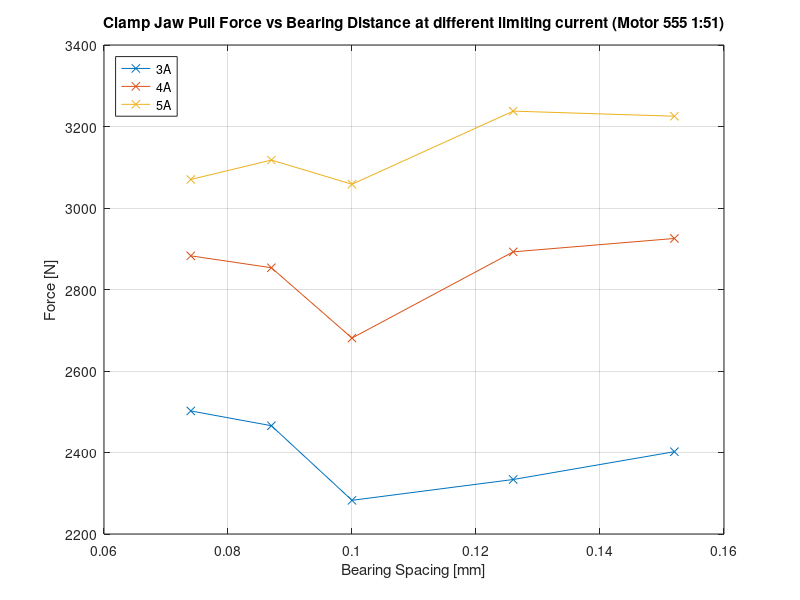

The MATLAB script that drew this image:
clear
raw_data = csvread ("data/results.csv")

data_3000 = []
data_4000 = []
data_5000 = []



for data_line = raw_data'
  if (data_line(2) == 3000)
    data_3000 = [data_3000; data_line']
  endif
  if (data_line(2) == 4000)
    data_4000 = [data_4000; data_line']
  endif
    if (data_line(2) == 5000)
    data_5000 = [data_5000; data_line']
  endif
endfor

figure(1)
plot (
data_3000(:, 3)/1000,data_3000(:, 5),"-x",
data_4000(:, 3)/1000,data_4000(:, 5),"-x",
data_5000(:, 3)/1000,data_5000(:, 5),"-x"

)

xlabel ("Bearing Spacing [mm]")
ylabel ("Force [N]");
legend ("3A","4A","5A","location", "northwest");
title("Clamp Jaw Pull Force vs Bearing Distance at different limiting current (Motor 555 1:51)")
grid on
saveas(1,"plot_force_bearing_distance.jpg")

